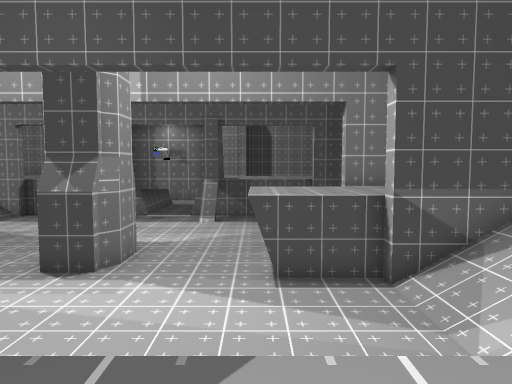
view 1 (above)

18 first-person views from a walk through a 3-D level made in the Unity game engine. The camera is 1.3 m above the floor, tilts 4° down and sees 70° across. The floor is counted in squares, 2 m on a side. Each view is taken from the middle of a square. On the plan, view 1 faces up. The plan holds only what a view shows up to about 11 squares ahead; the rest is blank. The place goes on beyond the plan. The player is left out. Some surface patterns are stand-ins.

view 2
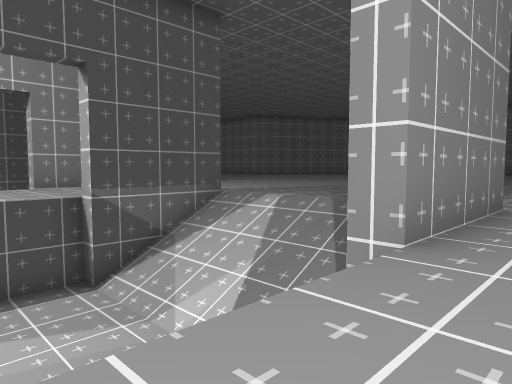

view 3
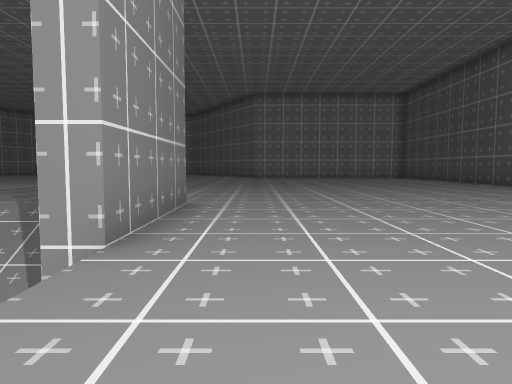

view 4
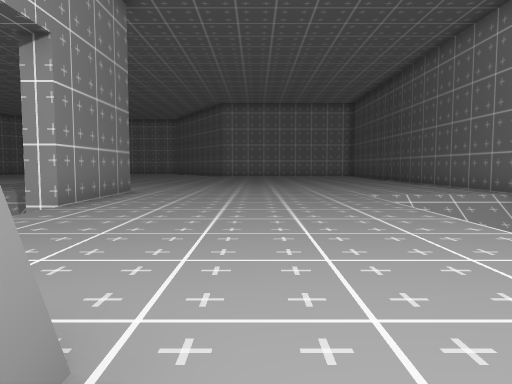

view 5
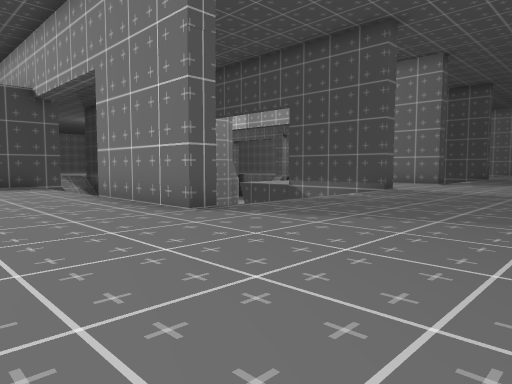

view 6
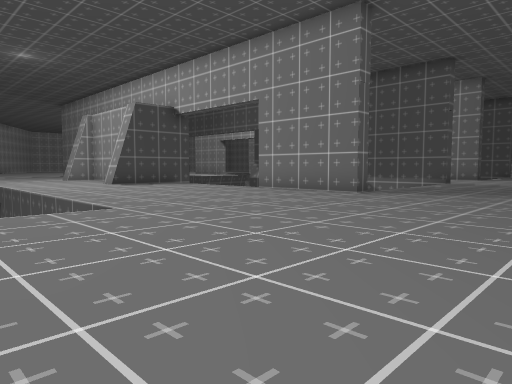

view 7
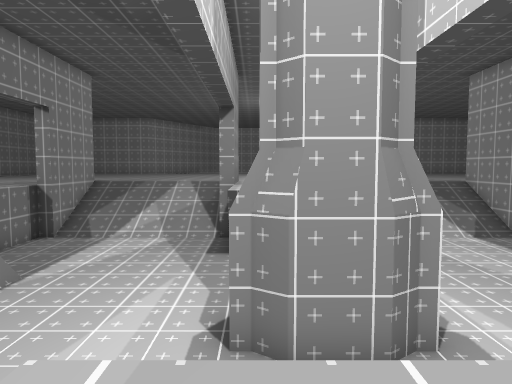

view 8
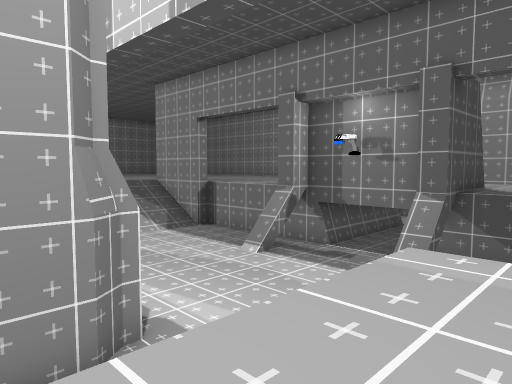

view 9
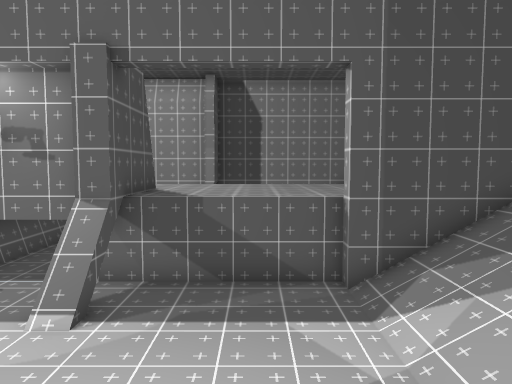

view 10
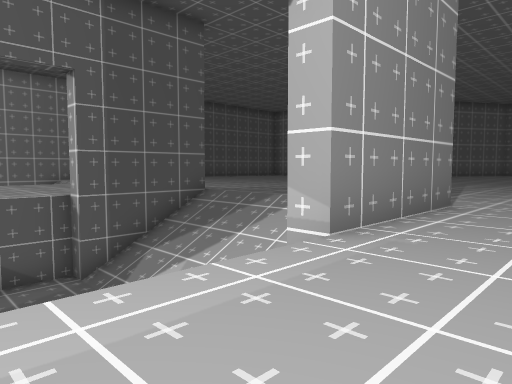

view 11
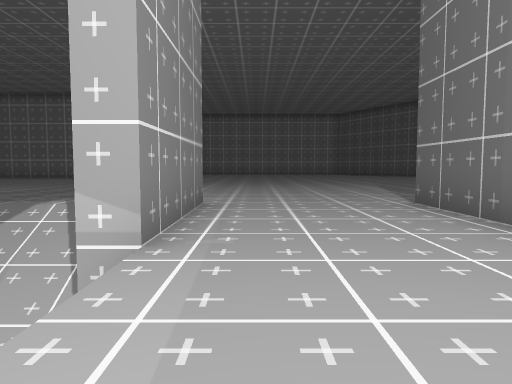

view 12
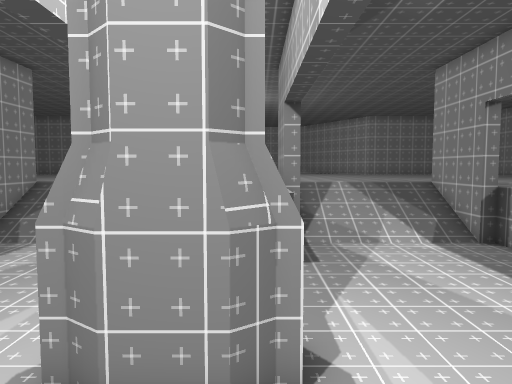

view 13
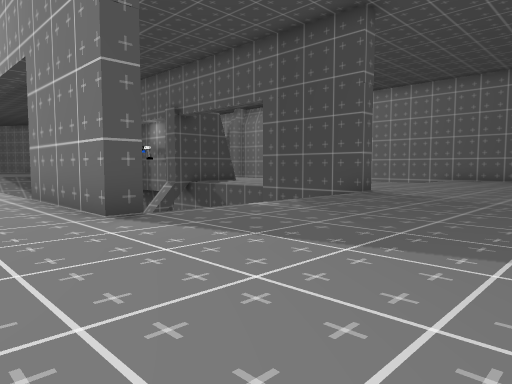

view 14
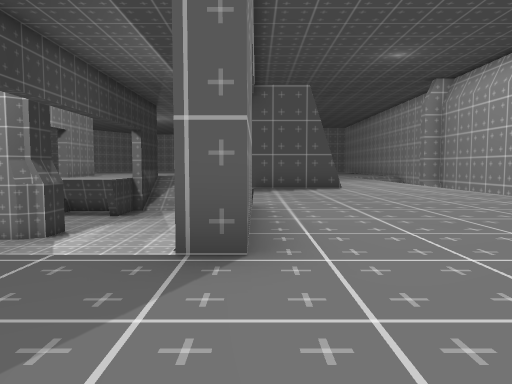

view 15
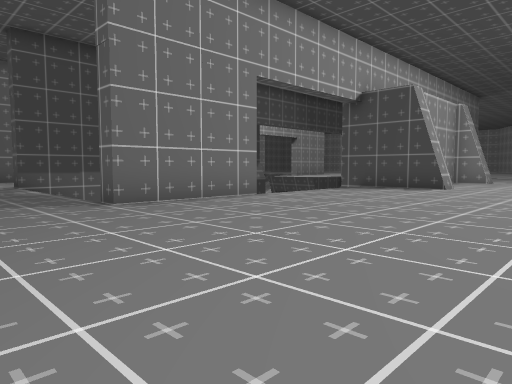

view 16
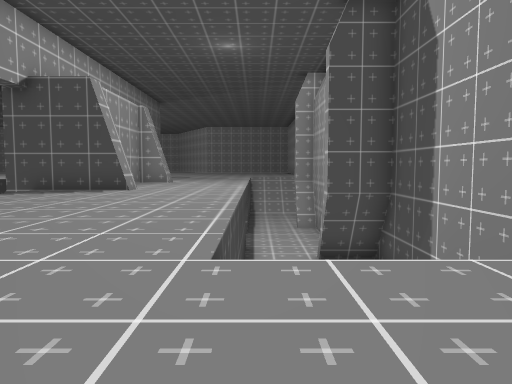

view 17
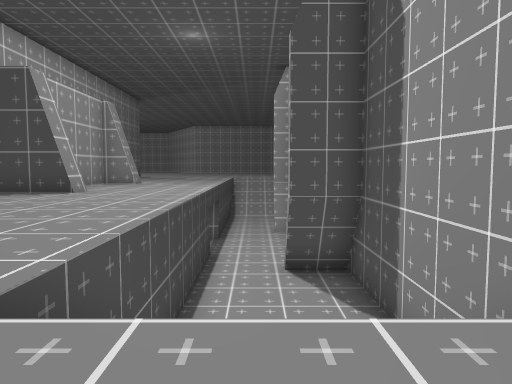

view 18
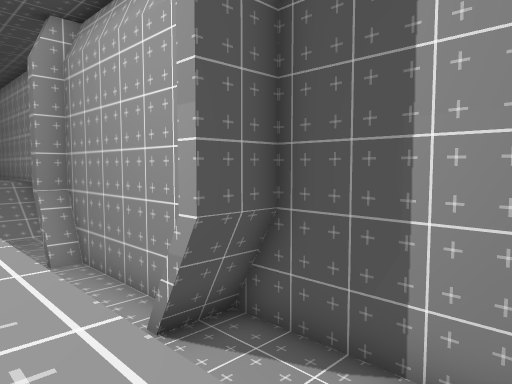

### Floor plan
Key: @ floor where view 1 was taken; # wall or solid block; x gap in a wall; . main floor; - floor 3.75 m lower than the main floor; / step, stairs or slope.
Columns run from 11 left of view 1 to 11 right of it. Each row starts with its distance up from view 1.
 29          #######
 28     ######--- //
 27     #----#---   /.
 26        ------   /..
 25        -------///....
 24        ..............
 23        ..............
 22        ..............
 21        ..#...........
 20          #...........
 19       -- #....####...
 18 ---  ----x----////.....
 17 ----#----#----////.....
 16 --------------////....
 15 -------- -----////....
 14 -------- --    ///....
 13 -------- --    ///.....
 12  //----- --//-####.....
 11     -  #---/...........
 10     -- #---/...........
  9     --##---/...........
  8  //--------///####.....
  7  -------------////.....
  6  -------------////....
  5  -------------////....
  4  ------       ////....
  3  ---#          ///....
  2  --           ####.....
  1          #/////........
  0          #.@...........
 -1          #.............
 -2         ...............
 -3          ..............
 -4          ..............
 -5             --///......
 -6                 /......
 -7                 /......

Positions as (right, up) in squares from view 1, and headings:
1: (0, 0), facing up
2: (0, 0), facing up-right
3: (0, 0), facing right
4: (-3, -2), facing right
5: (11, -2), facing up-left
6: (11, -7), facing up-left
7: (1, 9), facing left
8: (1, 9), facing up-left
9: (1, 11), facing up
10: (0, 10), facing up-right
11: (0, 11), facing right
12: (0, 11), facing left
13: (11, 10), facing up-left
14: (9, 19), facing left
15: (9, 25), facing down-left
16: (8, 25), facing left
17: (7, 26), facing left
18: (3, 24), facing up-left
